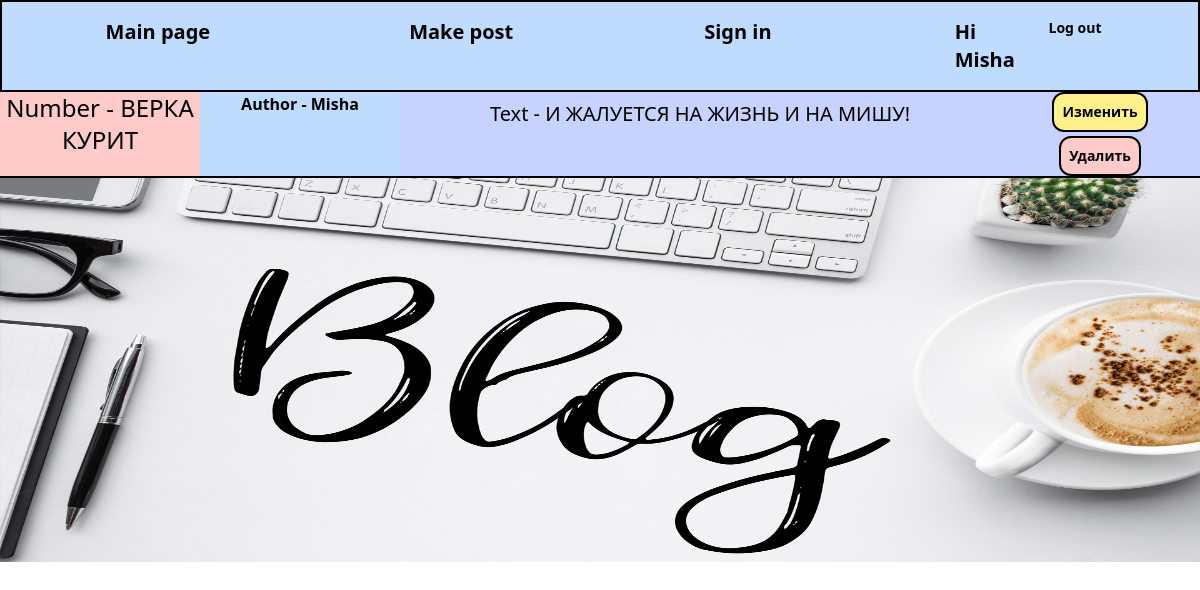
The app's page / (signed in) with its own data.
### blog_coop/models.py (models this page shows, shortened)
class Post(models.Model):
    title = models.CharField(max_length=100, help_text='Введите имя заголовка', verbose_name='Имя заголовка')
    author = models.ForeignKey('auth.User', on_delete=models.CASCADE)
    body = models.TextField(help_text='содержимое', verbose_name='Введите текст')

### blog_coop/views.py (the view)
# urls.py: path('', IndexAsView.as_view(), name='index'),
class IndexAsView(ListView): #Для отображения обьектов из колонки
    model = Post
    template_name = 'index.html'

### templates/index.html (shortened to what this page needs)
{% extends 'base.html' %}
{% block content %}
    {% for m in object_list %}
        <a href="{% url 'post_details' m.pk %}"
           class="basis-2/12 text-2xl text-center bg-red-200 border-b-2 border-black"><p
        >Number - {{ m.title }}</p>
        </a>
        <p class="basis-2/12 bg-blue-200 text-center font-bold border-b-2 border-black">Author - {{ m.author }}</p>
        <p class="basis-6/12 text-xl text-center bg-indigo-200 border-b-2 border-black p-2">Text
            - {{ m.body }}</p>
        <div class="basis-2/12 flex flex-col items-center bg-indigo-200 border-b-2 border-black justify-center gap-1">
            <a href="{% url 'post_edit' m.pk %}"
               class="text-sm font-bold bg-yellow-200 border-2 border-black p-2 hover:text-white rounded-xl">
                Изменить
            </a>
        <a href="{% url 'post_delete' m.pk %}"
               class="text-sm font-bold bg-red-200 border-2 border-black p-2 hover:text-white rounded-xl">
                Удалить
            </a>
        </div>
    {% endfor %}
{% endblock %}

### templates/base.html (shortened to what this page needs)
<!DOCTYPE html>
{% load static %}
<html lang="en">
<head>
    <script src="https://cdn.tailwindcss.com"></script>
</head>
<body>
<div class="flex flex-row flex-wrap">
    <div class="basis-full bg-blue-200 text-xl font-bold py-4 border-2 border-black flex flex-row justify-around">
        <a href="{% url 'index' %}" class="px-4 hover:text-white">Main page</a>
        <a href="{% url 'post_new' %}" class="px-2 hover:text-white">Make post</a>
        <a href="{% url 'signup' %}" class="px-2 hover:text-white">Sign in</a>
        <div class="flex flex col justify-evenly">
            {% if user.is_authenticated %}
                <p class="basis-2/4">Hi {{ user.username }}</p>
                <a href="{% url 'logout' %}" class="basis-2/4 text-sm font-semibold pl-4 hover:text-red-600">Log out</a>
            {% else %}
                <p class="basis-2/4 text-sm">You are not logged in</p>
                <a href="{% url 'login' %}" class="basis-2/4 text-sm font-semibold pl-4 hover:text-green-600">Log in</a>
            {% endif %}
        </div>
    </div>
    {% block content %}
    {% endblock %}
</div>
<div><img src="{% static 'images/blog.jpg' %}" alt="" class="h-96 w-full"></div>
</body>
</html>

### records on screen
Post: title "ВЕРКА КУРИТ", author "Misha", body "И ЖАЛУЕТСЯ НА ЖИЗНЬ И НА МИШУ!"

### other values on screen
{{ user.username }} "Misha"
